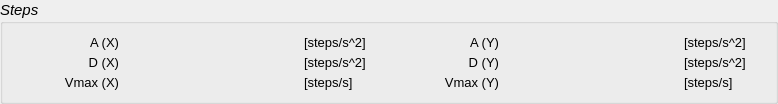
    <widget class="QGroupBox" name="groupBox">
     <property name="font">
      <font>
       <pointsize>11</pointsize>
       <italic>true</italic>
      </font>
     </property>
     <property name="title">
      <string>Steps</string>
     </property>
     <property name="flat">
      <bool>true</bool>
     </property>
     <layout class="QVBoxLayout" name="verticalLayout_2">
      <item>
       <layout class="QGridLayout" name="gridLayout">
        <property name="horizontalSpacing">
         <number>10</number>
        </property>
        <property name="verticalSpacing">
         <number>5</number>
        </property>
        <item row="0" column="0">
         <widget class="QLabel" name="label">
          <property name="sizePolicy">
           <sizepolicy hsizetype="Fixed" vsizetype="Preferred">
            <horstretch>0</horstretch>
            <verstretch>0</verstretch>
           </sizepolicy>
          </property>
          <property name="minimumSize">
           <size>
            <width>105</width>
            <height>0</height>
           </size>
          </property>
          <property name="maximumSize">
           <size>
            <width>105</width>
            <height>16777215</height>
           </size>
          </property>
          <property name="font">
           <font>
            <pointsize>10</pointsize>
            <italic>false</italic>
           </font>
          </property>
          <property name="text">
           <string>A (X)</string>
          </property>
          <property name="alignment">
           <set>Qt::AlignRight|Qt::AlignTrailing|Qt::AlignVCenter</set>
          </property>
         </widget>
        </item>
        <item row="0" column="3">
         <widget class="QLabel" name="label_4">
          <property name="sizePolicy">
           <sizepolicy hsizetype="Fixed" vsizetype="Preferred">
            <horstretch>0</horstretch>
            <verstretch>0</verstretch>
           </sizepolicy>
          </property>
          <property name="minimumSize">
           <size>
            <width>105</width>
            <height>0</height>
           </size>
          </property>
          <property name="maximumSize">
           <size>
            <width>105</width>
            <height>16777215</height>
           </size>
          </property>
          <property name="font">
           <font>
            <pointsize>10</pointsize>
            <italic>false</italic>
           </font>
          </property>
          <property name="text">
           <string>A (Y)</string>
          </property>
          <property name="alignment">
           <set>Qt::AlignRight|Qt::AlignTrailing|Qt::AlignVCenter</set>
          </property>
         </widget>
        </item>
        <item row="0" column="4">
         <widget class="tlinsWDecimalValue" name="stepsAY" native="true">
          <property name="minimumSize">
           <size>
            <width>0</width>
            <height>0</height>
           </size>
          </property>
          <property name="font">
           <font>
            <family>Noto Sans</family>
            <italic>false</italic>
           </font>
          </property>
         </widget>
        </item>
        <item row="1" column="4">
         <widget class="tlinsWDecimalValue" name="stepsDY" native="true">
          <property name="minimumSize">
           <size>
            <width>165</width>
            <height>0</height>
           </size>
          </property>
          <property name="font">
           <font>
            <family>Noto Sans</family>
            <italic>false</italic>
           </font>
          </property>
         </widget>
        </item>
        <item row="0" column="2">
         <widget class="QLabel" name="label_5">
          <property name="minimumSize">
           <size>
            <width>80</width>
            <height>0</height>
           </size>
          </property>
          <property name="maximumSize">
           <size>
            <width>80</width>
            <height>16777215</height>
           </size>
          </property>
          <property name="font">
           <font>
            <pointsize>10</pointsize>
            <italic>false</italic>
           </font>
          </property>
          <property name="text">
           <string>[steps/s^2]</string>
          </property>
         </widget>
        </item>
        <item row="0" column="1">
         <widget class="tlinsWDecimalValue" name="stepsAX" native="true">
          <property name="minimumSize">
           <size>
            <width>165</width>
            <height>0</height>
           </size>
          </property>
          <property name="font">
           <font>
            <family>Noto Sans</family>
            <italic>false</italic>
           </font>
          </property>
         </widget>
        </item>
        <item row="0" column="5">
         <widget class="QLabel" name="label_6">
          <property name="minimumSize">
           <size>
            <width>80</width>
            <height>0</height>
           </size>
          </property>
          <property name="maximumSize">
           <size>
            <width>80</width>
            <height>16777215</height>
           </size>
          </property>
          <property name="font">
           <font>
            <pointsize>10</pointsize>
            <italic>false</italic>
           </font>
          </property>
          <property name="text">
           <string>[steps/s^2]</string>
          </property>
         </widget>
        </item>
        <item row="1" column="3">
         <widget class="QLabel" name="label_9">
          <property name="sizePolicy">
           <sizepolicy hsizetype="Fixed" vsizetype="Preferred">
            <horstretch>0</horstretch>
            <verstretch>0</verstretch>
           </sizepolicy>
          </property>
          <property name="minimumSize">
           <size>
            <width>105</width>
            <height>0</height>
           </size>
          </property>
          <property name="maximumSize">
           <size>
            <width>105</width>
            <height>16777215</height>
           </size>
          </property>
          <property name="font">
           <font>
            <pointsize>10</pointsize>
            <italic>false</italic>
           </font>
          </property>
          <property name="text">
           <string>D (Y)</string>
          </property>
          <property name="alignment">
           <set>Qt::AlignRight|Qt::AlignTrailing|Qt::AlignVCenter</set>
          </property>
         </widget>
        </item>
        <item row="1" column="1">
         <widget class="tlinsWDecimalValue" name="stepsDX" native="true">
          <property name="minimumSize">
           <size>
            <width>0</width>
            <height>0</height>
           </size>
          </property>
          <property name="font">
           <font>
            <family>Noto Sans</family>
            <italic>false</italic>
           </font>
          </property>
         </widget>
        </item>
        <item row="1" column="2">
         <widget class="QLabel" name="label_8">
          <property name="minimumSize">
           <size>
            <width>80</width>
            <height>0</height>
           </size>
          </property>
          <property name="maximumSize">
           <size>
            <width>80</width>
            <height>16777215</height>
           </size>
          </property>
          <property name="font">
           <font>
            <pointsize>10</pointsize>
            <italic>false</italic>
           </font>
          </property>
          <property name="text">
           <string>[steps/s^2]</string>
          </property>
         </widget>
        </item>
        <item row="1" column="0">
         <widget class="QLabel" name="label_7">
          <property name="sizePolicy">
           <sizepolicy hsizetype="Fixed" vsizetype="Preferred">
            <horstretch>0</horstretch>
            <verstretch>0</verstretch>
           </sizepolicy>
          </property>
          <property name="minimumSize">
           <size>
            <width>105</width>
            <height>0</height>
           </size>
          </property>
          <property name="maximumSize">
           <size>
            <width>105</width>
            <height>16777215</height>
           </size>
          </property>
          <property name="font">
           <font>
            <pointsize>10</pointsize>
            <italic>false</italic>
           </font>
          </property>
          <property name="text">
           <string>D (X)</string>
          </property>
          <property name="alignment">
           <set>Qt::AlignRight|Qt::AlignTrailing|Qt::AlignVCenter</set>
          </property>
         </widget>
        </item>
        <item row="1" column="5">
         <widget class="QLabel" name="label_10">
          <property name="minimumSize">
           <size>
            <width>80</width>
            <height>0</height>
           </size>
          </property>
          <property name="maximumSize">
           <size>
            <width>80</width>
            <height>16777215</height>
           </size>
          </property>
          <property name="font">
           <font>
            <pointsize>10</pointsize>
            <italic>false</italic>
           </font>
          </property>
          <property name="text">
           <string>[steps/s^2]</string>
          </property>
         </widget>
        </item>
        <item row="2" column="0">
         <widget class="QLabel" name="label_11">
          <property name="sizePolicy">
           <sizepolicy hsizetype="Fixed" vsizetype="Preferred">
            <horstretch>0</horstretch>
            <verstretch>0</verstretch>
           </sizepolicy>
          </property>
          <property name="minimumSize">
           <size>
            <width>105</width>
            <height>0</height>
           </size>
          </property>
          <property name="maximumSize">
           <size>
            <width>105</width>
            <height>16777215</height>
           </size>
          </property>
          <property name="font">
           <font>
            <pointsize>10</pointsize>
            <italic>false</italic>
           </font>
          </property>
          <property name="text">
           <string>Vmax (X)</string>
          </property>
          <property name="alignment">
           <set>Qt::AlignRight|Qt::AlignTrailing|Qt::AlignVCenter</set>
          </property>
         </widget>
        </item>
        <item row="2" column="2">
         <widget class="QLabel" name="label_12">
          <property name="minimumSize">
           <size>
            <width>80</width>
            <height>0</height>
           </size>
          </property>
          <property name="maximumSize">
           <size>
            <width>80</width>
            <height>16777215</height>
           </size>
          </property>
          <property name="font">
           <font>
            <pointsize>10</pointsize>
            <italic>false</italic>
           </font>
          </property>
          <property name="text">
           <string>[steps/s]</string>
          </property>
         </widget>
        </item>
        <item row="2" column="5">
         <widget class="QLabel" name="label_13">
          <property name="minimumSize">
           <size>
            <width>80</width>
            <height>0</height>
           </size>
          </property>
          <property name="maximumSize">
           <size>
            <width>80</width>
            <height>16777215</height>
           </size>
          </property>
          <property name="font">
           <font>
            <pointsize>10</pointsize>
            <italic>false</italic>
           </font>
          </property>
          <property name="text">
           <string>[steps/s]</string>
          </property>
         </widget>
        </item>
        <item row="2" column="3">
         <widget class="QLabel" name="label_14">
          <property name="sizePolicy">
           <sizepolicy hsizetype="Fixed" vsizetype="Preferred">
            <horstretch>0</horstretch>
            <verstretch>0</verstretch>
           </sizepolicy>
          </property>
          <property name="minimumSize">
           <size>
            <width>105</width>
            <height>0</height>
           </size>
          </property>
          <property name="maximumSize">
           <size>
            <width>105</width>
            <height>16777215</height>
           </size>
          </property>
          <property name="font">
           <font>
            <pointsize>10</pointsize>
            <italic>false</italic>
           </font>
          </property>
          <property name="text">
           <string>Vmax (Y)</string>
          </property>
          <property name="alignment">
           <set>Qt::AlignRight|Qt::AlignTrailing|Qt::AlignVCenter</set>
          </property>
         </widget>
        </item>
        <item row="2" column="1">
         <widget class="tlinsWDecimalValue" name="stepsVmaxX" native="true">
          <property name="minimumSize">
           <size>
            <width>0</width>
            <height>0</height>
           </size>
          </property>
          <property name="font">
           <font>
            <family>Noto Sans</family>
            <italic>false</italic>
           </font>
          </property>
         </widget>
        </item>
        <item row="2" column="4">
         <widget class="tlinsWDecimalValue" name="stepsVmaxY" native="true">
          <property name="minimumSize">
           <size>
            <width>0</width>
            <height>0</height>
           </size>
          </property>
          <property name="font">
           <font>
            <family>Noto Sans</family>
            <italic>false</italic>
           </font>
          </property>
         </widget>
        </item>
       </layout>
      </item>
     </layout>
    </widget>
